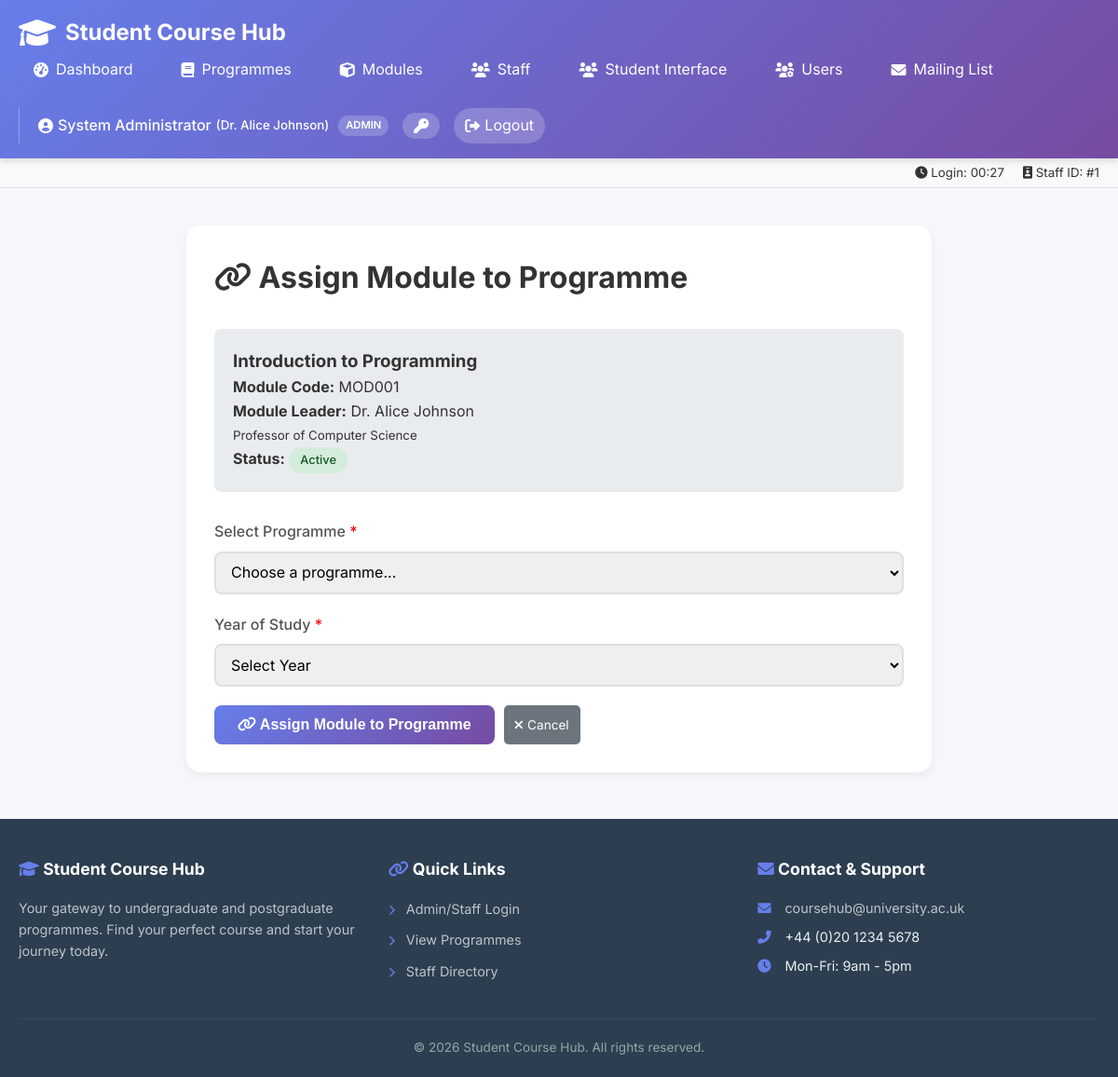
Page /assign-module.php?module_id=1 (signed in) on the committed database.
### tables this page shows
CREATE TABLE Modules (
    ModuleID INT PRIMARY KEY,
    ModuleName VARCHAR(150) NOT NULL,
    ModuleLeaderID INT,
    Description TEXT,
    Image VARCHAR(255),
    ImageAlt TEXT,
    Status ENUM('active','inactive') DEFAULT 'active',
    CreatedAt TIMESTAMP DEFAULT CURRENT_TIMESTAMP,
    UpdatedAt TIMESTAMP DEFAULT CURRENT_TIMESTAMP ON UPDATE CURRENT_TIMESTAMP,
    FOREIGN KEY (ModuleLeaderID) REFERENCES Staff(StaffID)
);

CREATE TABLE Staff (
    StaffID INT PRIMARY KEY,
    Name VARCHAR(100) NOT NULL,
    Title VARCHAR(100),
    Bio TEXT,
    Department VARCHAR(100),
    Photo VARCHAR(255),
    Email VARCHAR(100)
);

### assign-module.php (the view, shortened to what this page needs)
<?php
require_once '../includes/config.php';
$module_id = isset($_GET['module_id']) ? (int)$_GET['module_id'] : 0;
$module_query = "SELECT m.*, s.Name as leader_name, s.Title as leader_title
                 FROM Modules m
                 LEFT JOIN Staff s ON m.ModuleLeaderID = s.StaffID
                 WHERE m.ModuleID = $module_id";
$module_result = mysqli_query($conn, $module_query);
$module = mysqli_fetch_assoc($module_result);
include '../includes/header.php';
?>
<div class="form-container" style="max-width: 800px; margin: 0 auto; background: white; padding: 30px; border-radius: 15px; box-shadow: 0 4px 10px rgba(0,0,0,0.05);">
    <h1 style="margin-bottom: 30px;">
        <i class="fas fa-link"></i>
        Assign Module to Programme
    </h1>
    <div style="background: #e9ecef; padding: 20px; border-radius: 8px; margin-bottom: 30px;">
        <h3><?php echo htmlspecialchars($module['ModuleName']); ?></h3>
        <p><strong>Module Code:</strong> MOD<?php echo str_pad($module['ModuleID'], 3, '0', STR_PAD_LEFT); ?></p>
        <p><strong>Module Leader:</strong> <?php echo htmlspecialchars($module['leader_name'] ?? 'Not assigned'); ?>
        <?php if (!empty($module['leader_title'])): ?>
            <br><small><?php echo htmlspecialchars($module['leader_title']); ?></small>
        <?php endif; ?>
        </p>
        <p><strong>Status:</strong> <span class="status-badge status-<?php echo strtolower($module['Status']); ?>"><?php echo ucfirst($module['Status']); ?></span></p>
    </div>
    <form method="POST" action="<?php echo BASE_PATH; ?>admin/process-assign-module.php">
        <div class="form-group">
            <label for="programme_id">Select Programme <span style="color: red;">*</span></label>
            <select id="programme_id" name="programme_id" required>
                <option value="">Choose a programme...</option>
            </select>
        </div>
        <div class="form-group">
            <label for="year">Year of Study <span style="color: red;">*</span></label>
            <select id="year" name="year" required>
                <option value="">Select Year</option>
            </select>
        </div>
        <div style="display: flex; gap: 10px;">
            <button type="submit" name="action" value="assign" class="submit-btn">
                <i class="fas fa-link"></i> Assign Module to Programme
            </button>
            <a href="<?php echo BASE_PATH; ?>admin/modules.php" class="view-btn" style="background: #6c757d;">
                <i class="fas fa-times"></i> Cancel
            </a>
        </div>
    </form>
</div>
<?php include '../includes/footer.php'; ?>

### css/common.css (style rules this page uses)
* { margin: 0; padding: 0; box-sizing: border-box; }
body { font-family: 'Inter', sans-serif; background: #f5f7fa; color: #333; line-height: 1.6; }
.submit-btn { background: linear-gradient(135deg, #667eea 0%, #764ba2 100%); color: white; border: none; padding: 12px 25px; border-radius: 8px; font-size: 1rem; font-weight: 600; cursor: pointer; transition: all 0.3s; }
.edit-btn, .delete-btn, .view-btn { padding: 6px 12px; border: none; border-radius: 5px; cursor: pointer; font-size: 0.85rem; transition: all 0.2s ease; text-decoration: none; display: inline-flex; align-items: center; gap: 5px; }
.view-btn { background: #17a2b8; color: white; }
.status-badge { display: inline-block; padding: 4px 12px; border-radius: 20px; font-size: 0.8rem; font-weight: 500; }
.status-published, .status-active { background: #d4edda; color: #155724; }
.form-group { margin-bottom: 20px; }
.form-group label { display: block; margin-bottom: 8px; font-weight: 500; color: #555; }
.form-group input, .form-group select, .form-group textarea { width: 100%; padding: 10px 12px; border: 2px solid #e0e0e0; border-radius: 8px; font-size: 1rem; font-family: 'Inter', sans-serif; transition: all 0.3s; }

### rows in the picture
modules: ModuleName "Introduction to Programming", ModuleID "001", ModuleLeaderID.Name "Dr. Alice Johnson", ModuleLeaderID.Title "Professor of Computer Science", Status "Active"

### other values in the picture
$current_user_name "System Administrator"
$staff_name "Dr. Alice Johnson"
$current_user_role "ADMIN"
date('H:i', $_SESSION['login_time']) "00:27"
$staff_id "1"
